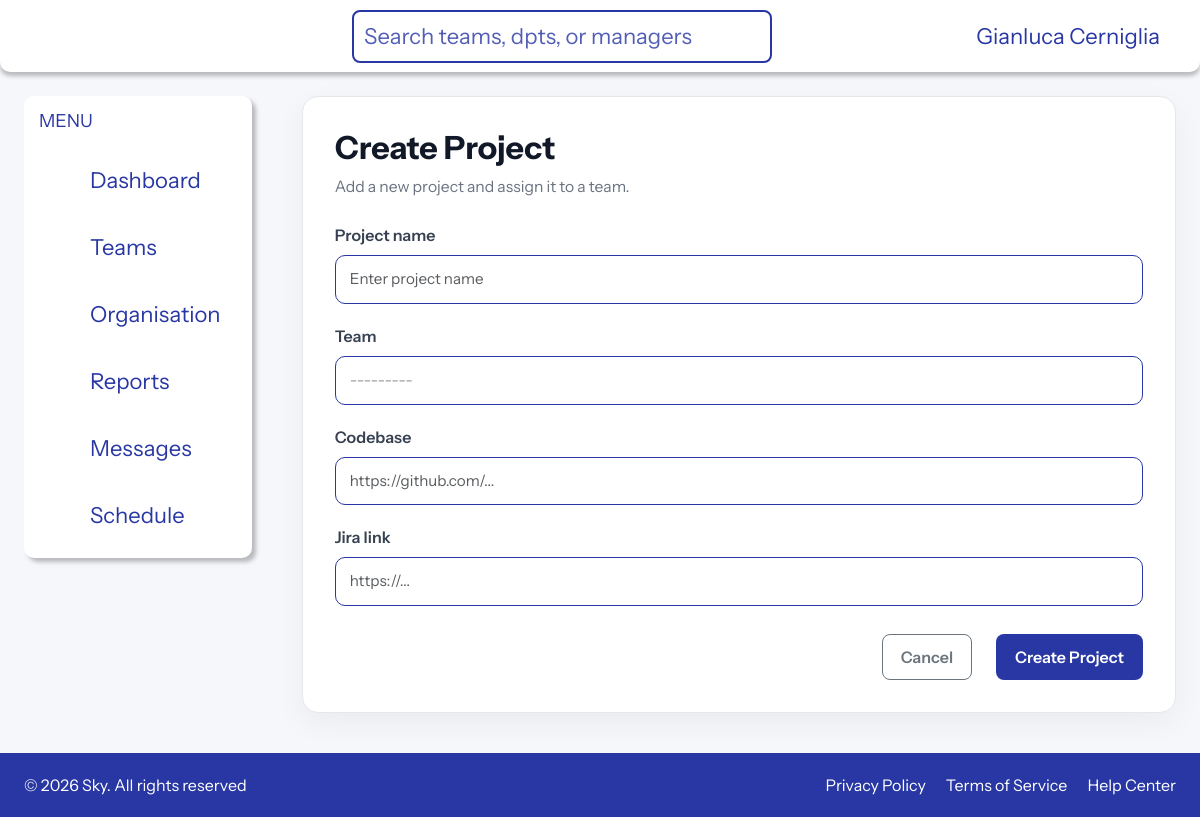
Screenshot of /projects/create/ (signed in) with the database file from the repository.
### apps/teams/models.py (models this page shows, shortened)
class User(AbstractUser):
    team = models.ForeignKey(
        Team,
        on_delete=models.CASCADE,
        db_column="team_id",
        related_name="users",
        null=True,
        blank=True,
    )
    class Meta:
        db_table = "user"

class Team(models.Model):
    team_id = models.AutoField(primary_key=True)
    team_name = models.TextField(blank=True, null=True)
    team_leader = models.ForeignKey(
        "User",
        on_delete=models.SET_NULL,
        null=True,
        blank=True,
        db_column="team_leader",
        related_name="led_teams",
    )
    department = models.ForeignKey(
        Department,
        on_delete=models.CASCADE,
        db_column="department_id",
        related_name="teams",
    )
    slack_channels = models.TextField(blank=True, null=True)
    daily_standup_time = models.TextField(blank=True, null=True)
    team_wiki = models.TextField(blank=True, null=True)
    development_focus_areas = models.TextField(blank=True, null=True)
    key_skills_technologies = models.TextField(blank=True, null=True)
    downstream_dependency = models.ForeignKey(
        "self",
        on_delete=models.SET_NULL,
        null=True,
        blank=True,
        related_name="upstream_teams",
    )
    class Meta:
        db_table = "team"
    def __str__(self):
        return self.team_name or f"Team {self.team_id}"

### apps/teams/views.py (the view)
# urls.py: path("projects/create/", project_create_view, name="project-create"),
@login_required
@user_passes_test(is_superadmin)
def project_create_view(request):
    if request.method == "POST":
        form = ProjectCreateForm(request.POST)
        if form.is_valid():
            project = form.save()
            log_audit_event(
                user=request.user,
                action="CREATE",
                obj=project,
                description=f"Created project '{project}'.",
            )
            messages.success(request, "Project created successfully.")
            return redirect("team-list")
    else:
        form = ProjectCreateForm()
    return render(
        request,
        "teams/simple_form.html",
        {
            "form": form,
            "page_title": "Create Project",
            "page_subtitle": "Add a new project and assign it to a team.",
            "submit_text": "Create Project",
            "cancel_url": "team-list",
        },
    )

### apps/teams/forms.py
class ProjectCreateForm(forms.ModelForm):
    class Meta:
        model = Project
        fields = ["project_name", "team", "codebase", "jira_link"]
        widgets = {
            "project_name": forms.TextInput(attrs={
                "class": "form-control",
                "placeholder": "Enter project name",
            }),
            "team": forms.Select(attrs={
                "class": "form-select",
            }),
            "codebase": forms.URLInput(attrs={
                "class": "form-control",
                "placeholder": "https://github.com/...",
            }),
            "jira_link": forms.URLInput(attrs={
                "class": "form-control",
                "placeholder": "https://...",
            }),
        }

### apps/teams/views.py (called while the page is built)
def is_superadmin(user):
    return user.is_authenticated and user.is_superuser

### apps/teams/templates/teams/simple_form.html (shortened to what this page needs)
{% extends "base.html" %}
{% block content %}
<div class="form-page">
    <div class="form-card">
        <div class="form-card-header">
            <h1 class="form-title">{{ page_title }}</h1>
            <p class="form-subtitle">{{ page_subtitle }}</p>
        </div>
        <form method="post" class="team-form">
            <div class="form-grid">
                {% for field in form %}
                    <div class="form-group full-width">
                        <label for="{{ field.id_for_label }}" class="form-label">
                            {{ field.label }}
                        </label>
                        {{ field }}
                    </div>
                {% endfor %}
            </div>
            <div class="form-actions">
                <a href="{% url cancel_url %}" class="btn btn-outline-secondary">Cancel</a>
                <button type="submit" class="btn btn-primary">{{ submit_text }}</button>
            </div>
        </form>
    </div>
</div>
{% endblock %}

### templates/header.html (shortened to what this page needs)
<header class="site-header">
    <div class="top-bar">
        <div class="header-inner">
            <div class="header-row">
                <div class="logo-section">
                    {% load svg %}
                </div>
                {% if user.is_authenticated %}
                    <div class="search-bar">
                        <form action="{% url 'team-list' %}" method="get" class="search-bar-form">
                            <input id="search" name="q" type="text" placeholder="Search teams, dpts, or managers" class="search-input">
                                {% load svg %}
                        </form>
                    </div>
                    <div class="profile-section d-flex align-items-center">
                                {% load svg %}
                        <div class="user-section pe-3">
                            {% if user.first_name and user.last_name %}
                                <span class="user-label">{{ user.first_name }} {{ user.last_name }}</span>
                            {% else %}
                                <span class="user-label">{{ user.username }}</span>
                            {% endif %}
                        </div>
                                {% load svg %}
                    </div>
                {% endif %}
            </div>
        </div>
    </div>
</header>

### apps/pages/static/pages/css/main.css (style rules this page uses)
html, body { height: 100%; margin: 0; padding: 0; }
.form-control { color: #999 !important; }
.form-select:invalid, .form-select option[value=""] { color: #999; }
.form-select, .form-control { border-color: #2837A3 !important; }
body.site-body { font-family: "Instrument Sans", Arial, sans-serif; background: #f5f7fb; color: #111827; }
.btn { border-radius: 8px !important; }
.btn.btn-primary { background-color: #2837A3; transition: all 0.3s ease; border: 1px solid transparent; }
.site-header { width: 100%; background: #ffffff; box-shadow: 0px 4px 4px rgba(0, 0, 0, 0.25); border-radius: 0px 0px 10px 10px; }
.header-inner { width: 100%; max-width: 1920px; margin: 0 auto; padding: 0 24px; }
.header-row { min-height: 72px; display: flex; align-items: center; justify-content: space-between; gap: 24px; }
header.site-header .header-inner .header-row .profile-section .user-section .user-label { color: #2837A3; font-size: 22px; font-weight: 400; }
.logo-section { min-width: 140px; min-height: 40px; display: flex; align-items: center; }
.user-label { font-size: 0.95rem; font-weight: 600; color: #374151; }
.form-page { width: 100%; }
.form-card { max-width: 900px; margin: 0 auto; background: #ffffff; border: 1px solid #e5e7eb; border-radius: 16px; padding: 32px; box-shadow: 0 10px 30px rgba(0, 0, 0, 0.05); }
.form-card-header { margin-bottom: 24px; }
.form-title { margin: 0 0 8px; font-size: 2rem; font-weight: 700; color: #111827; }
.form-subtitle { margin: 0; color: #6b7280; font-size: 0.98rem; }
.team-form { width: 100%; }
.form-grid { display: grid; grid-template-columns: repeat(2, minmax(0, 1fr)); gap: 20px; }
.form-group { display: flex; flex-direction: column; }
.full-width { grid-column: 1 / -1; }
.form-label { margin-bottom: 8px; font-weight: 600; color: #374151; }
.team-form .form-control, .team-form .form-select { width: 100%; border-radius: 10px; border: 1px solid #d1d5db; padding: 12px 14px; font-size: 0.95rem; background: #fff; box-shadow: none; }
.form-actions { margin-top: 28px; display: flex; justify-content: flex-end; gap: 12px; }
.form-actions .btn { padding: 10px 18px; border-radius: 10px; font-weight: 600; }
.form-actions > * + * { margin-left: 12px; }
.search-bar { display: flex; align-items: center; border: 2px solid #2837a3; border-radius: 8px; padding: 0 10px; max-width: 420px; min-width: 420px; background-color: #fff; }
.search-bar-form { display: flex; width: 100%; align-items: center; }
.search-input { border: none; outline: none; flex-grow: 1; font-size: 22px; color: #2837a3; padding: 8px 0; }
.search-input::placeholder { color: #2837a3; opacity: 0.8; }

### rows the page displays
User: first_name "Gianluca", last_name "Cerniglia"
Team: form "---------"

### other values shown
{{ page_title }} "Create Project"
{{ page_subtitle }} "Add a new project and assign it to a team."
{{ field.label }} "Project name" "Team" "Codebase" "Jira link"
{{ submit_text }} "Create Project"
